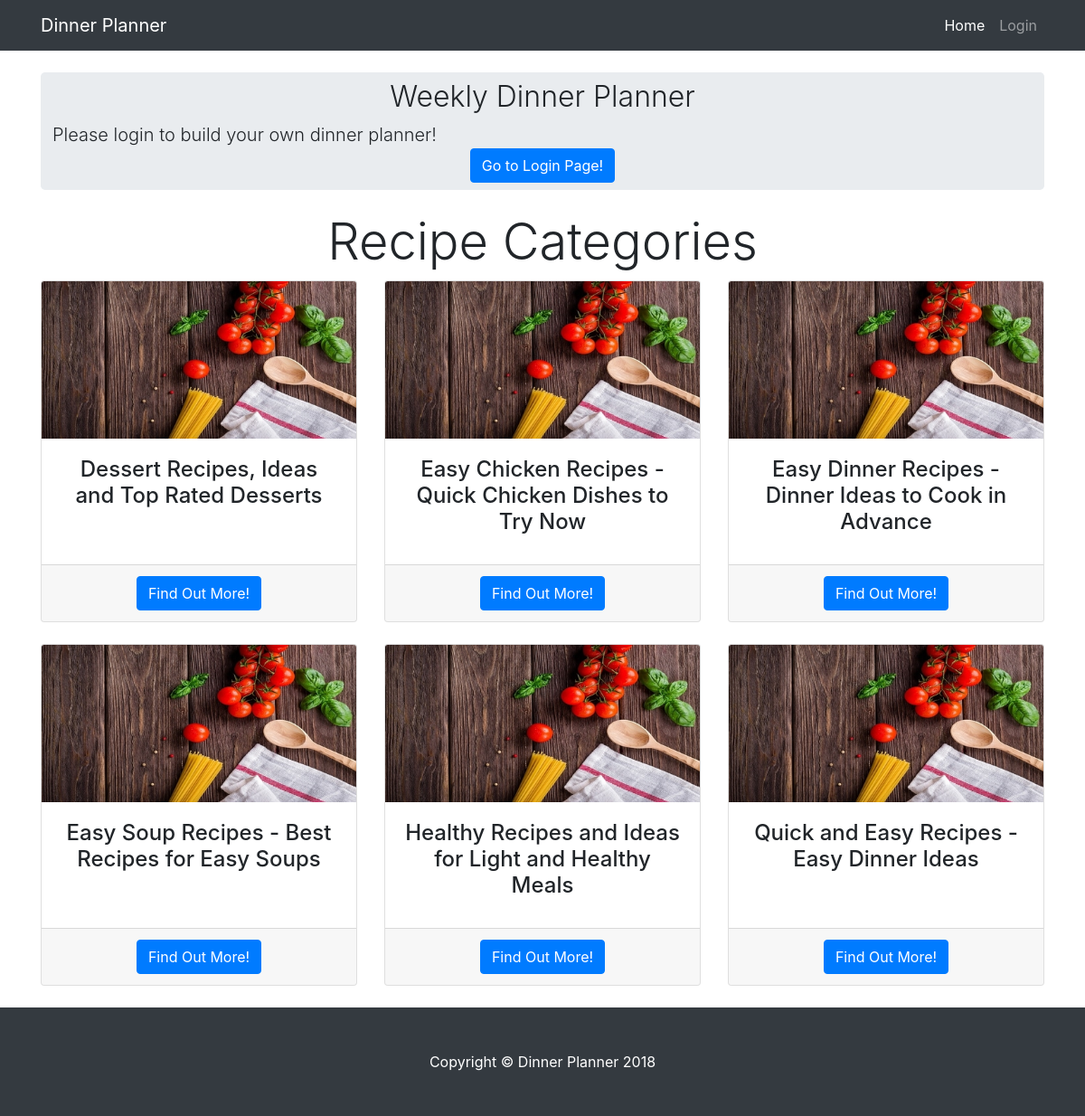
Before: /recipes/ with the older database file.
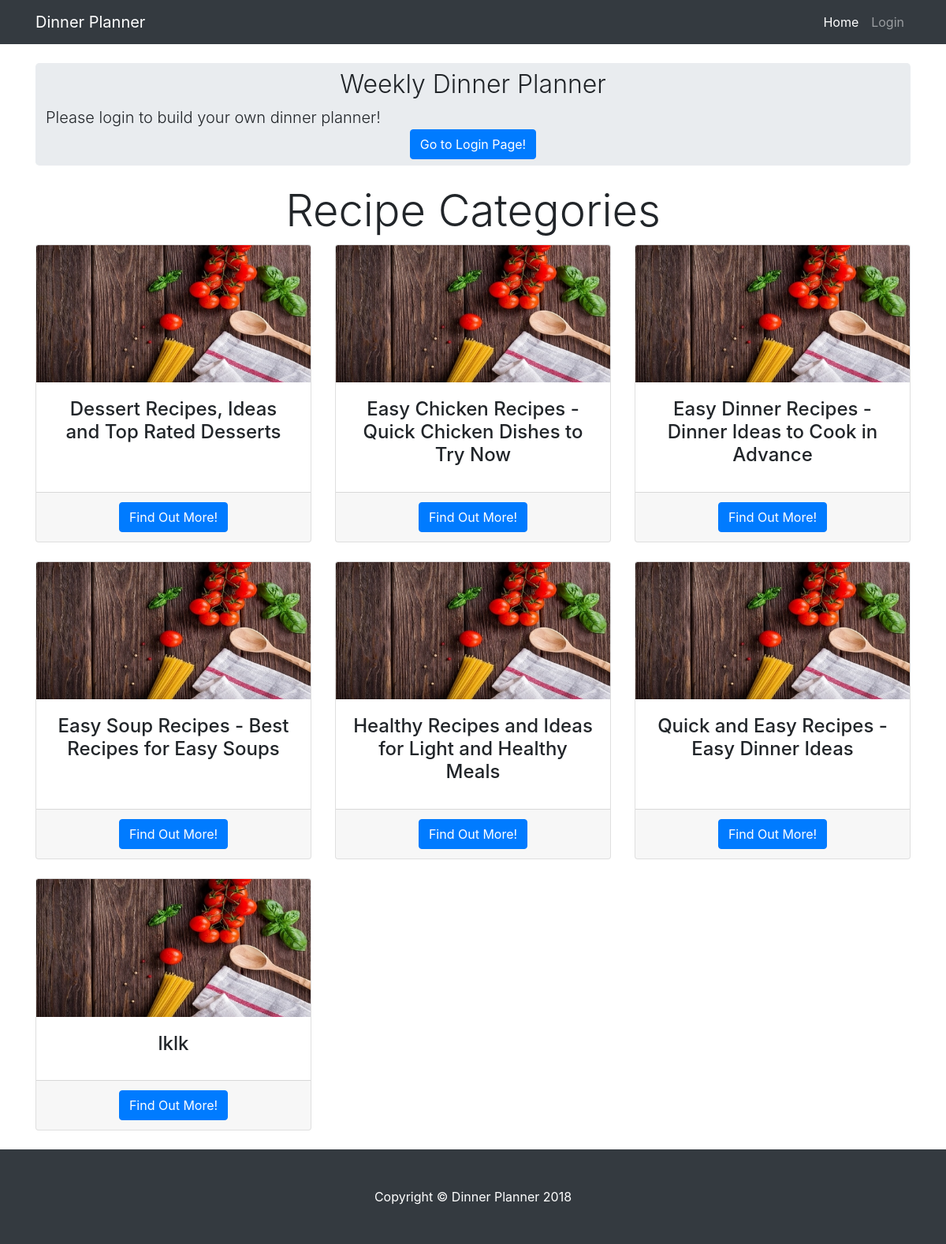
After: the same page with the newer database file.
### database_setup.py (models this page shows, shortened)
class Category(Base):
    __tablename__ = 'category'
    id = Column(Integer, primary_key = True)
    name = Column(String(80), nullable = False)
    user_id = Column(Integer, ForeignKey('user.id'))
    user = relationship(User)

### webserver.py (the view, shortened to what this page needs)
@app.route('/')
@app.route('/recipes/')
def recipeList():
    categories = session.query(Category).order_by(asc(Category.name))
    menu = session.query(Menu).order_by(asc(Menu.name))
    pic = []
    for cat in categories:
        menuPic = session.query(Menu).filter_by(category_id=cat.id).first()
        if menuPic is None:
            pic.append("")
        else:
            pic.append(menuPic.picture)
    pic.reverse()
    res =[]
    for category in categories:
        list = category.name.split()
        if list[0][0].isdigit():
            del list[0]
            category.name = " ".join(list)
            session.add(category)
            session.commit()
    print(login_session)
    if 'username' not in login_session:
        return render_template('publicRecipes.html', categories=categories, pic=pic)

### webserver.py (called while the page is built)
@app.before_request
def make_session_permanent():
    login_session.permanent = True
    app.permanent_session_lifetime = timedelta(minutes=3)

### templates/publicRecipes.html (shortened to what this page needs)
<!DOCTYPE html>
<html lang="en">
  <head>
    <link href="../static/bootstrap/vendor/bootstrap/css/bootstrap.min.css" rel="stylesheet">
    <link href="../static/bootstrap/css/custom.css" rel="stylesheet">
  </head>
  <body>
    <nav class="navbar navbar-expand-lg navbar-dark bg-dark fixed-top">
      <div class="container">
        <a class="navbar-brand" href="#">Dinner Planner</a>
        <div class="collapse navbar-collapse" id="navbarResponsive">
          <ul class="navbar-nav ml-auto">
            <li class="nav-item active">
              <a class="nav-link" href="{{url_for('recipeList')}}">Home
              </a>
            </li>
            <li class="nav-item">
              <a class="nav-link" href="{{url_for('showLogin')}}">Login</a>
            </li>
          </ul>
        </div>
      </div>
    </nav>
    <div class="container">
      <header class="jumbotron my-4 text-center">
        <h3 class="display-5">Weekly Dinner Planner</h3>
        <div class="row">
          <p class="lead tap">  Please login to build your own dinner planner!</p>
        </div>
        <a href="{{url_for('showLogin')}}" class="btn btn-primary btn-md">Go to Login Page!</a>
      </header>
      <h3 class="display-4 text-center">Recipe Categories</h3>
      <div class="row text-center">
        {% for category in categories %}
          <div class="col-lg-4 col-md-6 mb-4">
          <div class="card">
            <img class="card-img-top" src="{{pic.pop()}}" alt="food-photo" onError="this.onerror=null;this.src='/static/images/food_image_alt.jpg';">
            <div class="card-body">
              <h4 class="card-title">{{category.name}}</h4>
            </div>
            <div class="card-footer">
              <a href="{{url_for('menuList', category_id = category.id)}}" class="btn btn-primary">Find Out More!</a>
            </div>
          </div>
          </div>
        {% endfor %}
      </div>
    </div>
    <footer class="py-5 bg-dark">
      <div class="container">
        <p class="m-0 text-center text-white">Copyright &copy; Dinner Planner 2018</p>
      </div>
    </footer>
  </body>
</html>

Changed rows visible on the page:
added Category: name "lklk"
